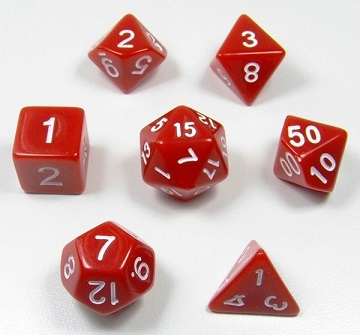
#> input picture Python/Entrada/dados.jpg, 360 x 335 px, found by its file name
$ python reconheceImagem.py
#> lines starting #> are read from the running program, lines starting #| are printed output that depends on the picture; after the words box and inside, x2 and y2 are one past the last pixel; in counts of white or black regions, pixels touching at a corner belong together
import numpy as np
import cv2

global img
class Controle:
    #Função para facilitar a escrita nas imagem
    def main(self):
        imagemCarregada = cv2.imread('dados.jpg') #Carregamento da imagem
#> imagemCarregada is the input picture: shape (335, 360, 3); mean B, G, R 179.9, 182.2, 212.7
        #Se necessário o redimensioamento da imagem pode vir aqui.

        #Passo 1: Conversão para escala de cinza:
        img = cv2.cvtColor(imagemCarregada, cv2.COLOR_BGR2GRAY)
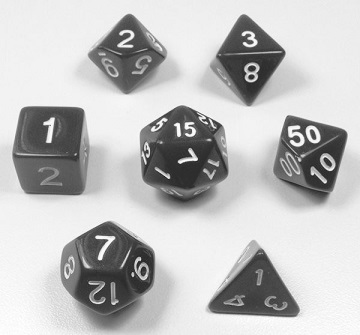
#> img: shape (335, 360); min 31, max 255, mean 191

        #Passo 2: Blur/Suavização da imagem
        suave = cv2.GaussianBlur(img, (7, 7), 0)
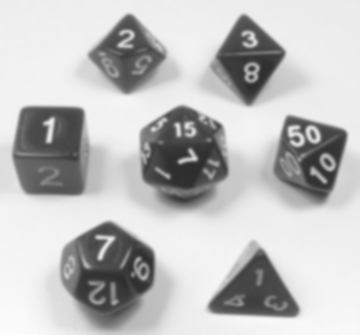
#> suave: shape (335, 360); min 45, max 253, mean 191
        #Passo 3: Binarização resultando em pixels brancos e pretos
        #1- Imagem em tons de cinza
        #2- Suavizacao com Blur
        #3- Binarizacao com Metodo Otsu
        #4- Detector de bordas Canny

        (T, bin) = cv2.threshold(suave, 160, 255, cv2.THRESH_BINARY)
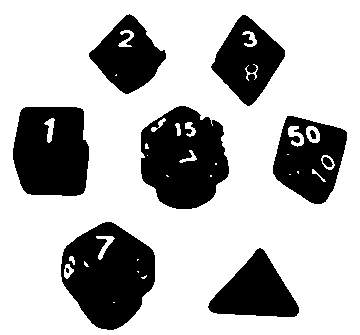
#> bin: shape (335, 360); 71.6% white; 10 black regions (1 under 20 px), largest, box (x1, y1, x2, y2) and area: (61, 222, 155, 330) 6903, (141, 106, 229, 209) 6606, (13, 107, 89, 196) 5871
        (T, binI) = cv2.threshold(suave, 160, 255, cv2.THRESH_BINARY_INV)
        resultado = np.vstack([
        np.hstack([suave, bin]),
        np.hstack([binI, cv2.bitwise_and(img, img, mask = binI)])
        ])
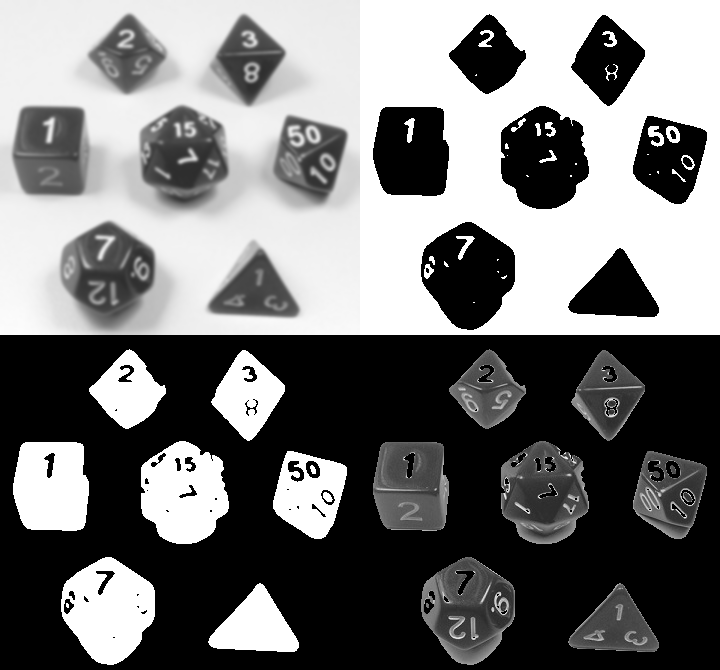
#> resultado: shape (670, 720); min 0, max 255, mean 117.9

        cv2.imshow("Binarização da imagem", resultado)
        bin = cv2.bitwise_not(bin)
        #Passo 4: Detecção de bordas com Canny
        bordas = cv2.Canny(bin, 70, 150)
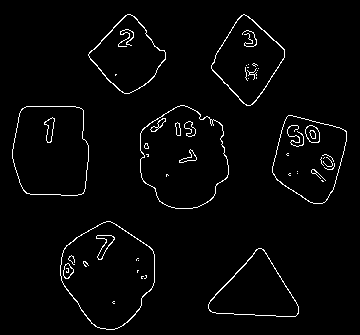
#> bordas: shape (335, 360); 2.5% white in thin lines or dots, all inside (x1, y1, x2, y2) = (12, 14, 347, 330)
        #Passo 5: Identificação e contagem dos contornos da imagem
        #cv2.RETR_EXTERNAL = conta apenas os contornos externos
        (objetos, lx) = cv2.findContours(bordas.copy(),
                                             cv2.RETR_EXTERNAL, cv2.CHAIN_APPROX_SIMPLE)
#> objetos = 7 contours; box (x1, y1, x2, y2) and area: (60, 221, 155, 330) 7255, (140, 105, 229, 209) 6948, (12, 106, 89, 196) 6004, (272, 115, 347, 204) 4662, (211, 14, 285, 106) 3886, (208, 248, 299, 317) 3562, (88, 14, 166, 94) 3542; lx = [[1, -1, -1, -1], [2, 0, -1, -1], [3, 1, -1, -1], [4, 2, -1, -1], [5, 3, -1, -1], [6, 4, -1, -1], [-1, 5, -1, -1]]

        for geo in objetos:
            cv2.drawContours(img, [geo], 0, (255, 0, 0), 3)
#> this loop made 7 passes
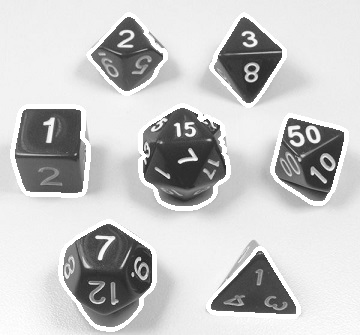
#> img: shape (335, 360); 7.02% of pixels changed, all inside (x1, y1, x2, y2) = (10, 12, 349, 332)

        #A variável lx tem o vetor das bordas, um poligono  que representa o triangulo.
        #VEr função  drawcontorn.
        temp = np.vstack([
            np.hstack([img, suave]),
            np.hstack([bin, bordas])
            ])
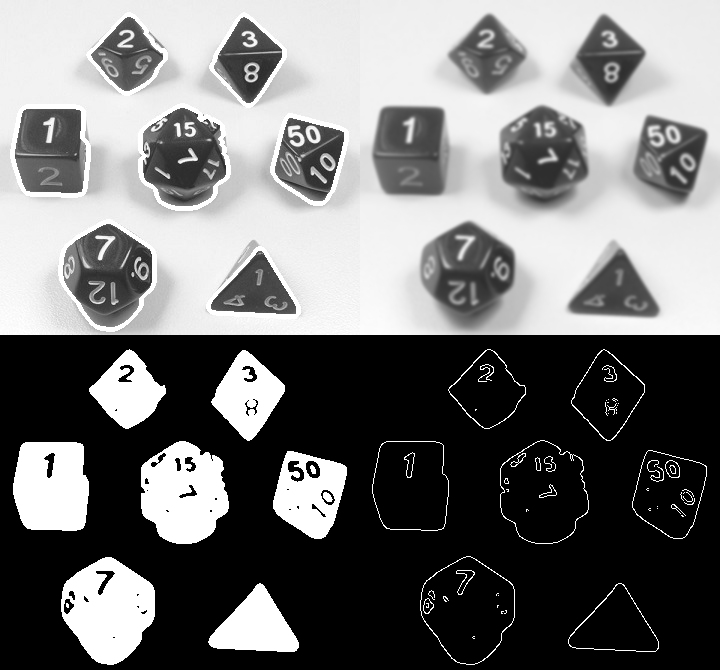
#> temp: shape (670, 720); min 0, max 255, mean 116.8
        cv2.imshow("Quantidade de objetos: "+str(len(objetos)), img)
        # [5 lines of commented-out code are left out]
        cv2.waitKey(0)
        #cv2.imshow("Canal verde", cv2.merge([zeros, canal_v, zeros]))

controle = Controle()
controle.main()

$ run again, with Python/Entrada/A.jpg copied over Python/Entrada/dados.jpg
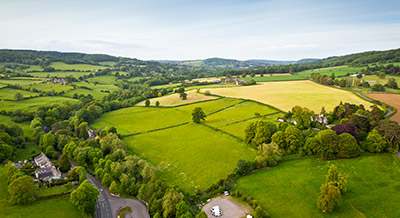
#> input picture Python/Entrada/A.jpg, 400 x 218 px, found by its file name
#> in main, imagemCarregada is the input picture: shape (218, 400, 3); mean B, G, R 89.8, 146.9, 136.6
#> bin: shape (218, 400); 31.6% white; 25 white regions (16 under 20 px), largest, box (x1, y1, x2, y2) and area: (0, 0, 400, 66) 22853, (150, 80, 372, 114) 3589, (204, 198, 245, 218) 498
#> bordas: shape (218, 400); 1.7% white in thin lines or dots, all inside (x1, y1, x2, y2) = (0, 47, 400, 218)
#> objetos = 34 contours, 30 with area under 20; largest, box (x1, y1, x2, y2) and area: (197, 77, 221, 82) 78, (365, 77, 377, 84) 51, (149, 79, 372, 114) 25, (203, 197, 245, 218) 22; lx = 34 rows, first 6: [1, -1, -1, -1], [2, 0, -1, -1], [3, 1, -1, -1], [4, 2, -1, -1], [5, 3, -1, -1], [6, 4, -1, -1]
#> the loop in main, `for geo in objetos:` made 34 passes
#> geo on passes 6, 8, 12, 13, 14, 18, 20, 21: [[294, 121], [294, 123], [296, 123], [296, 121]], [[211, 118], [212, 118]], [[195, 106], [198, 106]], [[206, 105], [207, 105]], [[212, 104], [214, 104]], [[210, 98], [211, 98]], [[197, 92]], [[197, 90]]
#> after the loop in main, `for geo in objetos:`:
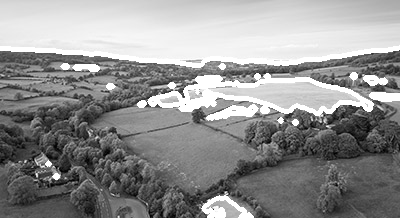
#> img: shape (218, 400); min 0, max 255, mean 144.8
#> in main, `temp = np.vstack([ np.hstack([img, suave]), np.hstack([bin, bordas]) ])`:
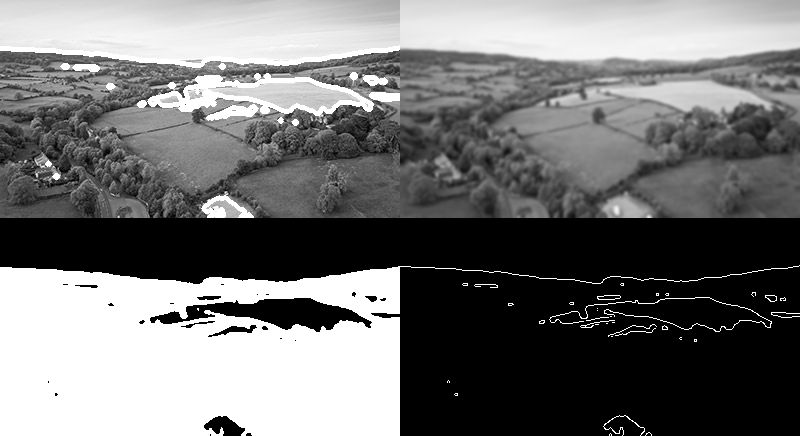
#> temp: shape (436, 800); min 0, max 255, mean 115.2
